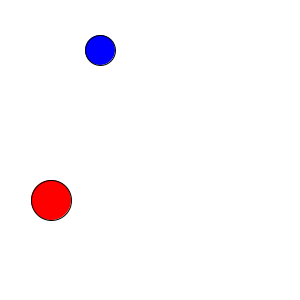
Frame 1 (no input)
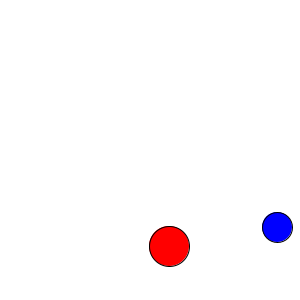
Frame 60 (the mouse pressed at the canvas centre just before this capture)
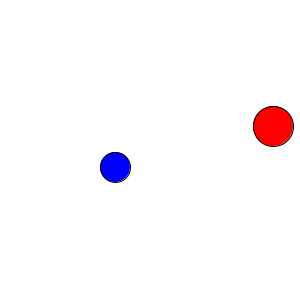
Frame 120 (the mouse held since frame 60 and released just before this capture)

The Processing sketch that drew these frames (run headless with seeded random() and noise(); from frame 60 on, the mouse is pressed at the canvas centre):

// Processing sketch: cirkeler_2_6
// ── cirkeler_2_6.pde
//navn på en cirkel og dens klasse: Cirkel
Cirkel roedCirkel1; 
Cirkel blaaCirkel1;

//opretter cirkelerne her og andre ting der skal sættes én gang
void setup() {
  size(300, 300);
  roedCirkel1 = new Cirkel(51, 200, 2, 2, 40, color(255, 0, 0));
  blaaCirkel1 = new Cirkel(100, 50, 3, 3, 30, color(0, 0, 255));
}

//kalder cirkelernes visning og bevægelse i draw da den kører i loop (hvis cirklerne laves her bliver de nulstillet hele tiden)
void draw() {
  background(255);

  roedCirkel1.display();
  roedCirkel1.move();
  blaaCirkel1.display();
  blaaCirkel1.move();
  
}
//Selve class'en som indeholder variabler, funktioner(bevægelse og selve cirklen) som vil være gældende for hver cirkel
class Cirkel{
  float xPos;
  float yPos;
  float xSpeed;
  float ySpeed;
  float xDirection;
  float yDirection;
  float diam;
  color c;
  
  //constructoren som gør at vi kan lave flere cirkler og forbinde de værdier med class'ens værdier
  Cirkel(float xPos, float yPos, float xSpeed, float ySpeed, float diam, color c) {
    this.xPos = xPos;
    this.yPos = yPos;
    this.xSpeed = xSpeed;
    this.ySpeed = ySpeed;
    this.diam = diam;
    this.c = c;
  }
  
  //tegn cirkel
  void display() {
    fill(c);
    circle(xPos, yPos, diam);
  }
  
  //bevægelse til cirkelen
  void move() {
    xPos = xPos + xSpeed;
    yPos = yPos + ySpeed;
    xDirection = -1;
    yDirection = -1;
    
    //skift retning når x-værdien rammer udenfor
    if(xPos > width - diam/2 || xPos < 0 + diam/2) {
      xSpeed = xSpeed * xDirection;
    }
    
    //skift retning når y-værdien rammer udenfor
    if(yPos > height - diam/2 || yPos < 0 + diam/2){
      ySpeed = ySpeed * yDirection;
    } 
    
  }
}
